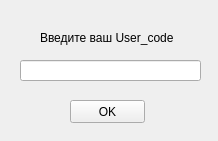
<?xml version="1.0" encoding="UTF-8"?>
<ui version="4.0">
 <class>Authorization</class>
 <widget class="QMainWindow" name="Authorization">
  <property name="geometry">
   <rect>
    <x>0</x>
    <y>0</y>
    <width>218</width>
    <height>141</height>
   </rect>
  </property>
  <property name="windowTitle">
   <string>Авторизация</string>
  </property>
  <widget class="QWidget" name="centralwidget">
   <widget class="QPushButton" name="ok_button">
    <property name="geometry">
     <rect>
      <x>70</x>
      <y>100</y>
      <width>75</width>
      <height>23</height>
     </rect>
    </property>
    <property name="text">
     <string>OK</string>
    </property>
   </widget>
   <widget class="QLineEdit" name="input_auth">
    <property name="geometry">
     <rect>
      <x>20</x>
      <y>60</y>
      <width>181</width>
      <height>21</height>
     </rect>
    </property>
   </widget>
   <widget class="QLabel" name="label">
    <property name="geometry">
     <rect>
      <x>40</x>
      <y>30</y>
      <width>161</width>
      <height>16</height>
     </rect>
    </property>
    <property name="styleSheet">
     <string notr="true">font: 9pt &quot;Segoe MDL2 Assets&quot;;</string>
    </property>
    <property name="text">
     <string>Введите ваш User_code</string>
    </property>
   </widget>
  </widget>
 </widget>
 <resources/>
 <connections/>
</ui>
